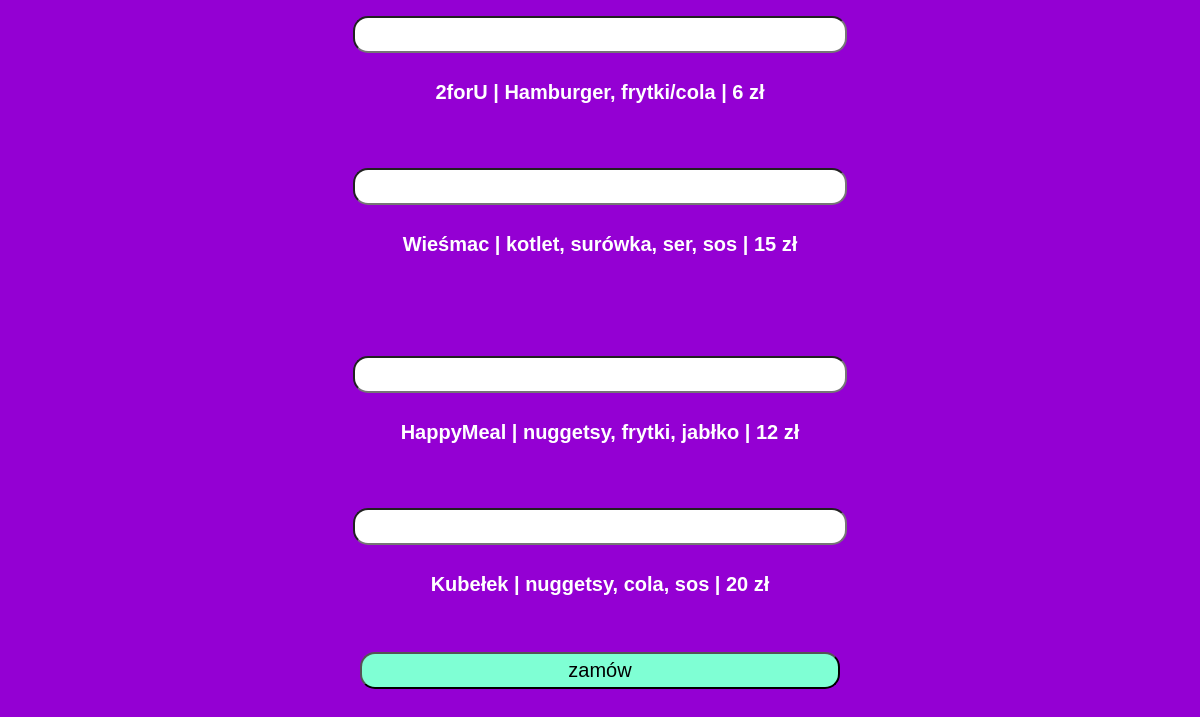
The page /menu3.php (signed in) on the database its author committed.
### tables this page shows
CREATE TABLE `menu3` (
  `id` int(11) NOT NULL,
  `nazwa` varchar(30) NOT NULL,
  `skladniki` varchar(150) NOT NULL,
  `cena` float NOT NULL
);

### menu3.php (the view, shortened to what this page needs)
<!DOCTYPE HTML>
<html lang="pl">
<head>
	<link rel="stylesheet" href="style.css"/>
</head>
<body>
<form action="zamow.php" method="post">
	<input type='number' name='ilosc1' class="wpisywanie2"/><br/>
		<?php
			require_once "connect.php";
			$polaczenie = @new mysqli($host, $db_user, $db_password, $db_name);
				$pizza=@$polaczenie->query("SELECT nazwa, skladniki, cena FROM menu3 WHERE id=1");
				$pizzaAs=$pizza->fetch_assoc();
				$zmienna1=$pizzaAs['nazwa'];
				$zmienna2=$pizzaAs['skladniki'];
				$zmienna3=$pizzaAs['cena'];
				echo ("<h3>$zmienna1	|	$zmienna2	|	$zmienna3 zł</h3>");
		?>
		<br/>
		<br/>
	<input type='number' name='ilosc2' class="wpisywanie2"/><br/>
		<?php
			require_once "connect.php";
			$polaczenie = @new mysqli($host, $db_user, $db_password, $db_name);
				$pizza=@$polaczenie->query("SELECT nazwa, skladniki, cena FROM menu3 WHERE id=2");
				$pizzaAs=$pizza->fetch_assoc();
				$zmienna1=$pizzaAs['nazwa'];
				$zmienna2=$pizzaAs['skladniki'];
				$zmienna3=$pizzaAs['cena'];
				echo ("<h3>$zmienna1	|	$zmienna2	|	$zmienna3 zł</h3>");
		?>
		<br/>
		<br/>
		<br/>
		<br/>
	<input type='number' name='ilosc3' class="wpisywanie2"/><br/>
		<?php
			require_once "connect.php";
			$polaczenie = @new mysqli($host, $db_user, $db_password, $db_name);
				$pizza=@$polaczenie->query("SELECT nazwa, skladniki, cena FROM menu3 WHERE id=3");
				$pizzaAs=$pizza->fetch_assoc();
				$zmienna1=$pizzaAs['nazwa'];
				$zmienna2=$pizzaAs['skladniki'];
				$zmienna3=$pizzaAs['cena'];
				echo ("<h3>$zmienna1	|	$zmienna2	|	$zmienna3 zł</h3>");
		?>
		<br/>
		<br/>
	<input type='number' name='ilosc4' class="wpisywanie2"/><br/>
		<?php
			require_once "connect.php";
			$polaczenie = @new mysqli($host, $db_user, $db_password, $db_name);
				$pizza=@$polaczenie->query("SELECT nazwa, skladniki, cena FROM menu3 WHERE id=4");
				$pizzaAs=$pizza->fetch_assoc();
				$zmienna1=$pizzaAs['nazwa'];
				$zmienna2=$pizzaAs['skladniki'];
				$zmienna3=$pizzaAs['cena'];
				echo ("<h3>$zmienna1	|	$zmienna2	|	$zmienna3 zł</h3>");
		?>
		<br/>
		<br/>
		<input type="submit" value="zamów" class="przycisk"/>
</form>
</body>
</html>

### style.css (style rules this page uses)
.przycisk { width: 480px; padding: 5px; border-radius: 15px; text-align: center; color: black; font-size: 20px; background-color: #7FFFD4; }
body { text-align: center; background-color: #9400D3; }
.wpisywanie2 { width: 480px; heigh: 300px; padding: 5px; margin: 8px; border-radius: 15px; text-align: center; font-size: 20px; }
h3 { font-family: „Roboto”, sans-serif; font-size: 20px; color: white; text-align: center; }

### rows shown on the page
menu3: nazwa "2forU", skladniki "Hamburger, frytki/cola", cena "6"
menu3: nazwa "Wieśmac", skladniki "kotlet, surówka, ser, sos", cena "15"
menu3: nazwa "HappyMeal", skladniki "nuggetsy, frytki, jabłko", cena "12"
menu3: nazwa "Kubełek", skladniki "nuggetsy, cola, sos", cena "20"
